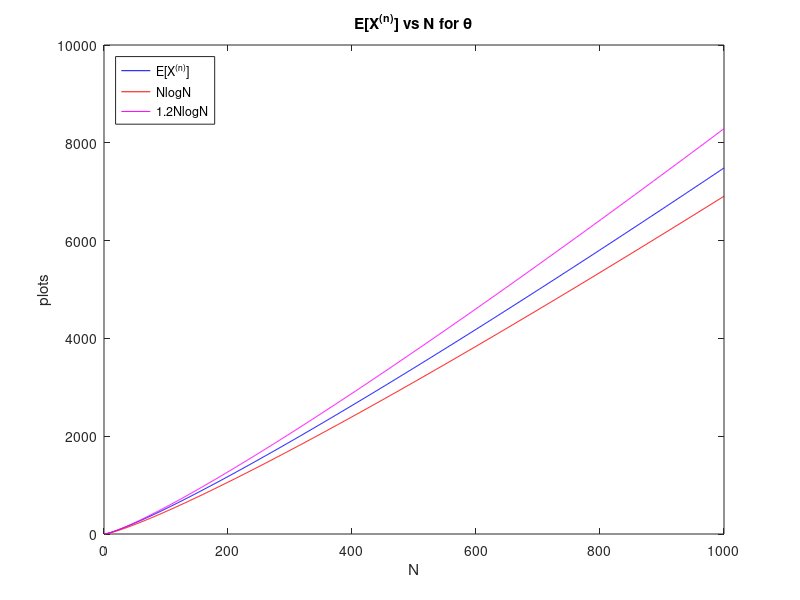

Recreate this plot in MATLAB.
clear; clc; close all;
N_length = 1000;
Ex = zeros(1,N_length);
nlogn = zeros(1,N_length);
n2logn = zeros(1,N_length);

iter = 1;
for n = [1:N_length]
    ans = 0;
    for i = [1:n]
        ans = ans + n/(n+1-i);
    end
    Ex(iter) = ans;
    nlogn(iter) = n*log(n);
    n2logn(iter) = 1.2*n*log(n);
    iter = iter + 1;
end

figure(1);
plot([1:N_length], Ex, 'b');
hold on;
plot([1:N_length], nlogn, 'r');
hold on;
plot([1:N_length], n2logn, 'm');
hold on;

title('E[X^{(n)}] vs N for \theta');
xlabel('N');
ylabel('plots');
legend('E[X^{(n)}]', 'NlogN', '1.2NlogN');
legend('Location', 'northwest')
    